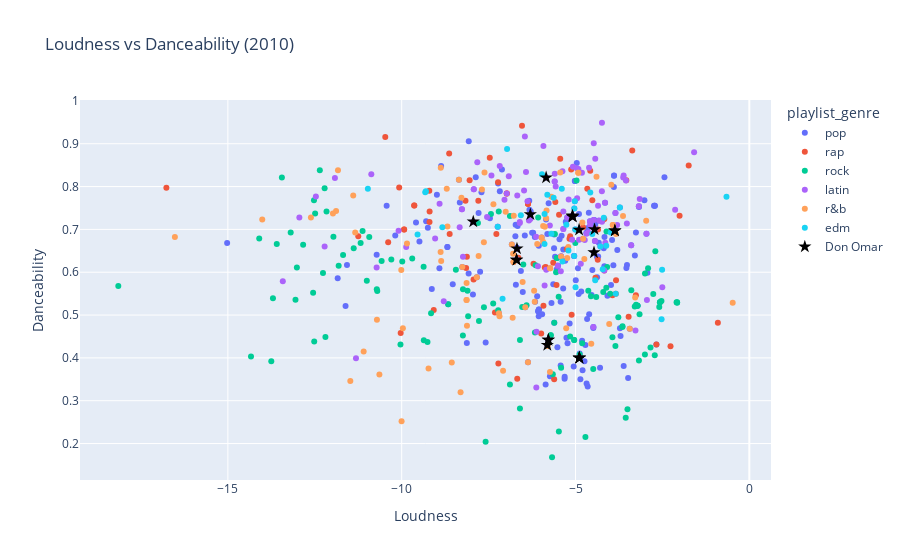

The notebook cell saved with this chart:
### Code cell
# Define the specific artist of interest
artist_of_interest = 'Don Omar'

# Create a scatter plot
fig = px.scatter(songs_2010, 
                 x='loudness', 
                 y='danceability',
                 color='playlist_genre',               
                 title='Loudness vs Danceability (2010)',
                 labels={'loudness': 'Loudness', 'danceability': 'Danceability'})

# Highlight the specific artist by color (black) and shape (star)
df_artist = songs_2010[songs_2010['track_artist'] == artist_of_interest]
fig.add_trace(
    go.Scatter(
        x=df_artist['loudness'],
        y=df_artist['danceability'],
        mode='markers',
        marker=dict(
            size=10,
            color='black',
            symbol='star'
        ),
        name=artist_of_interest,
        text=df_artist['track_name']
    )
)

fig.show()
